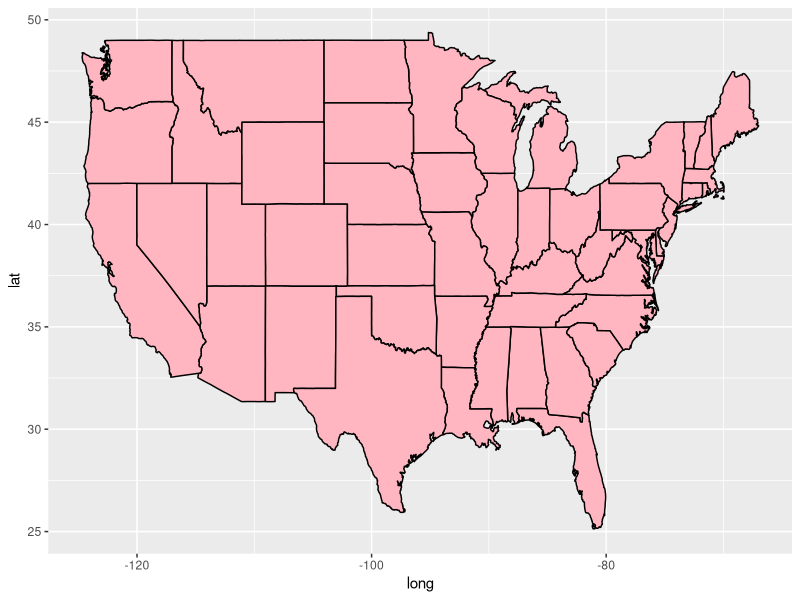
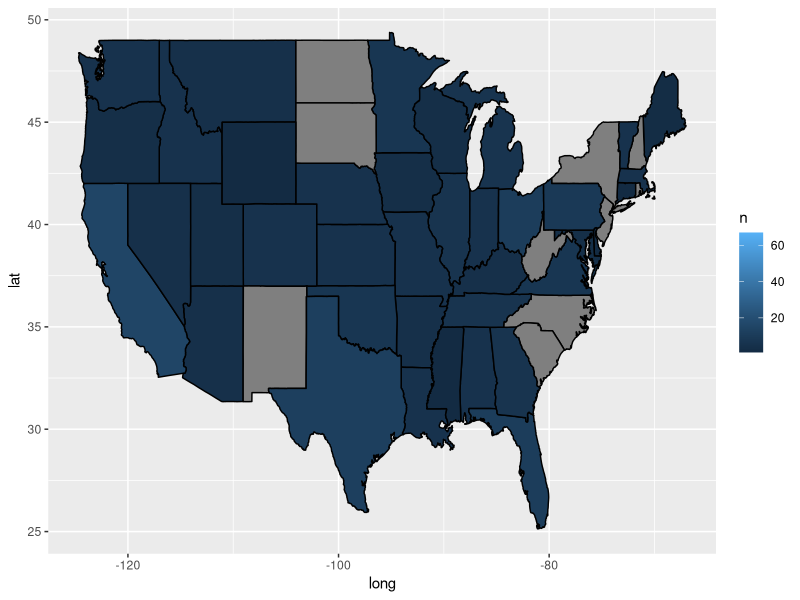

Write the R code that produced these figures, in order. (Note: this script raises an error after producing the figures.)
## ---- chunk 1
#| label: latitude and longitude data generation

# raw_contour <- read_delim(
#   "data/FM_service_contour_current.txt",
#   delim = "|"
# )
# 
# conv_contour <- raw_contour |>
#   select(-last_col()) |>
#   set_names(nm = c(
#     "application_id", "service", "lms_application_id", "dts_site_number", "transmitter_site",
#     glue::glue("deg_{0:360}")
#   ))

# lng_contour <- conv_contour |>
#   separate(
#     transmitter_site, 
#     into = c("site_lat", "site_long"), 
#     sep = " ,") |>
#   pivot_longer(
#     names_to = "angle",
#     values_to = "values",
#     cols = deg_0:deg_360
#   ) |>
#   mutate(
#     angle = str_remove(angle, "deg_"),
#     angle = as.integer(angle)
#   ) |>
#   separate(
#     values,
#     into = c("deg_lat", "deg_lng"),
#     sep = " ,"
#   )

# site_lat_long <- lng_contour %>% 
#   select(application_id, service, lms_application_id, site_lat, site_long)
# 
# site_lat_long <- unique(site_lat_long)
# 
# write_csv(site_lat_long, "data/site_lat_long.csv")

## ---- chunk 2
#| label:  creating new genre column

library(tidyverse)

state_stations <- read_csv(file = 'data/state_stations.csv')
coords <- read_csv(file = 'data/site_lat_long.csv')
station_info <- read_csv(file='data/station_info.csv')

#state_stations |>
  #group_by(format) |>
  #summarise(n())

Genre_Lists <- list(

   c('Religious', 'Christian', 'Gospel', 'Religion', 'Catholic', 'worship'),
   c('Urban', 'R&B', 'Blues', 'Rhythmic','Rhythym and Blues','Hip Hop', 'mainstream urban', 'Urban adult contemporary', 'Urban contemporary'),
      c('Pop', 'Contemporary Hit', 'adult contemporary', 'Top 40 (CHR)', 'Hot AC', 'CHR'),
  c( 'Rock', 'Alternative','Indie'),
  
  c('Country','Southern', 'Bluegrass'),
  
  c('News', 'News/Talk', 'Talk'))

tmpstr <- Reduce(function(s, lst) gsub(paste0("(", paste(lst, collapse = "|"), ")"), lst[1], s, ignore.case = TRUE),
                 Genre_Lists, init = state_stations$format)
tmpGenres <- regmatches(tmpstr,
                        gregexpr(paste0("(", paste0(sapply(Genre_Lists, `[[`, 1), collapse = "|"), ")"),
                                 tmpstr, ignore.case = TRUE))
tmpGenres <- replace(tmpGenres, sapply(tmpGenres, Negate(length)), NA_character_)
tmpGenres <- sapply(tmpGenres, tail, n = 1)
tmpGenres[ is.na(tmpGenres) ] <- "Not Found"
state_stations$Genre <- tmpGenres

state_stations%>%
  group_by(Genre)%>%
  summarise(n())
## ---- chunk 3
#| label: joining all DFs together

new <-state_stations |> dplyr::right_join(station_info, by = c("call_sign"))
new %>%
  group_by(state)%>%
  summarise(n())
## ---- chunk 4
#| label: US choropleth map

library(maps)

us_states <- map_data("state")

ggplot() +
  geom_polygon(data = us_states,
               aes(x = long, y = lat, group = group),
               color = "black", fill = "lightpink")

number_stations <- new %>%
  group_by(state, Genre) %>%
  summarise(n = n())

number_stations <- drop_na(number_stations)
number_stations$state <- tolower(number_stations$state)

merged_stations <- full_join(us_states, number_stations, 
                             by = c("region" = "state"))

ggplot() +
  geom_polygon(data = merged_stations, 
               aes(x = long, y = lat, group = group, fill = n), 
               color = "black") 
  facet_wrap(~ Genre) +
    theme_none()



## ---- chunk 5
map <- map_data("county")
nc <- subset(map, region =="north carolina")

ggplot(data = nc) + 
  geom_polygon(aes(x = long, y = lat, group = group), 
               color = "black", fill = "blue")
